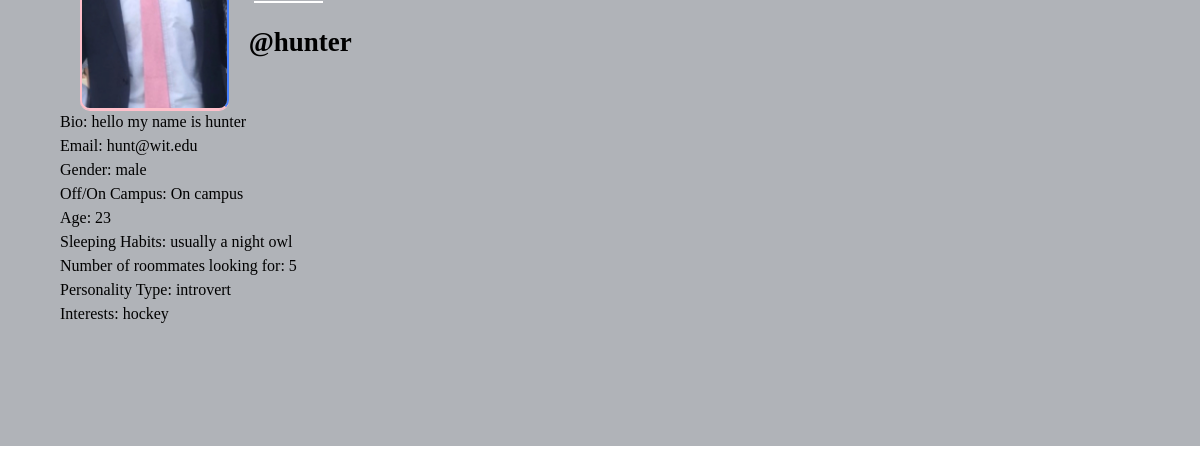
/profile/hunter, run on the app's committed database.
### core/models.py (models this page shows, shortened)
class Profile(models.Model):
    user = models.ForeignKey(User, on_delete=models.CASCADE)
    id_user = models.IntegerField()
    bio = models.TextField(blank=True)
    gender = models.TextField(blank=True)
    location = models.TextField(blank=True)
    profileimg = models.ImageField(upload_to='profile_images', default='blank-profile-picture.png')
    age = models.TextField(blank=True)
    sleeping_habits = models.TextField(blank=True)
    number_of_roommates = models.TextField(blank=True)
    personality_types = models.TextField(blank=True)
    interests = models.TextField(blank=True)

### core/views.py (the view)
# urls.py: path('profile/<str:pk>', views.profile, name='profile'),
def profile(request, pk):
    user_object = User.objects.get(username=pk)
    user_profile = Profile.objects.get(user=user_object)
    user_community_posts = Post.objects.filter(user=pk)
    user_community_posts_len = len(user_community_posts)
    user_roommate_posts = Roommate_Post.objects.filter(user=pk)
    user_roommate_posts_len = len(user_roommate_posts)
    context = {
        'user_object': user_object,
        'user_profile': user_profile,
        'user_community_posts_len': user_community_posts_len,
        'user_roommate_posts': user_roommate_posts,
        'user_roommate_posts_len': user_roommate_posts_len
    }
    return render(request, 'profile.html', context)

### templates/profile.html (shortened to what this page needs)
{% load static %}
<!DOCTYPE html>
<html lang="en">
<head>
    <link rel="stylesheet" href="{% static 'css/main.min.css' %}">
    <link rel="stylesheet" href="{% static 'css/style.css' %}">
    <link rel="stylesheet" href="{% static 'css/color.css' %}">
    <link rel="stylesheet" href="{% static 'css/responsive.css' %}">
</head>
<body>
	<section>
			<div class="feature-photo">
				<figure><img height="100" src="{% static 'images/resources/timeline-1.jpg' %}" alt=""></figure>
				<form action="/follow" method="POST">
					<div class="add-btn">
					<span style="color: white; font-size: 27px; margin-right: 750px;"><b><u><a href="/">Home</a></u></b></span>
					{% if user_post_length == 0 %}
					<span style="color: white; font-size: 27px;"><b>No Post</b></span>
					{% elif user_post_length == 1 %}
					<span style="color: white; font-size: 27px;"><b>{{user_post_length}} Post</b></span>
					{% else %}
					<span style="color: white; font-size: 27px;"><b>{{user_post_length}} Posts</b></span>
					{% endif %}
					</div>
				</form>
				<div class="container-fluid">
					<div class="row merged">
						<div class="col-lg-2 col-sm-3">
							<div class="user-avatar">
								<figure>
									<img src="{{user_profile.profileimg.url}}" style="height: 250px; width: 100%;" alt="">
								</figure>
							</div>
						</div>
						<div class="col-lg-10 col-sm-9">
							<div class="timeline-info">
								<ul>
									<li class="admin-name">
									  <h5 style="color: black;white-space: nowrap; width: 110px; font-size: 27px;"><b>@{{user_profile.user.username}}</b></h5>
								</ul>
							</div>
						</div>
					</div>
				</div>
			</div>
		</section>
		<section>
			<div class="bio">
					Bio: {{user_profile.bio}}
			</div>
			<div class="bio">
					Email: {{user_profile.user.email}}
			</div>
			<div class="bio">
					Gender: {{user_profile.gender}}
			</div>
			<div class="bio">
					Off/On Campus: {{user_profile.location}}
			</div>
			<div class="bio">
					Age: {{user_profile.age}}
			</div>
			<div class="bio">
					Sleeping Habits: {{user_profile.sleeping_habits}}
			</div>
			<div class="bio">
					Number of roommates looking for: {{user_profile.number_of_roommates}}
			</div>
			<div class="bio">
					Personality Type: {{user_profile.personality_types}}
			</div>
			<div class="bio">
					Interests: {{user_profile.interests}}
			</div>
		</section>
	<section>
		<div class="gap gray-bg">
		</div>
	</section>
</body>
</html>

### static/css/responsive.css (style rules this page uses)
@media screen and (max-width: 1281px) and (min-width: 1024px) { .timeline-info { line-height: 51px; } }
@media screen and (max-width: 1281px) and (min-width: 1024px) { .timeline-info .admin-name > h5 { font-size: 20px; } }
@media screen and (max-width: 1281px) and (min-width: 1024px) { .user-avatar { width: 80.2% } }

### data on the page
Profile: profileimg (picture), user.username "hunter", bio "hello my name is hunter", user.email "hunt@wit.edu", gender "male", location "On campus", age "23", sleeping_habits "usually a night owl", number_of_roommates "5", personality_types "introvert", interests "hockey"
